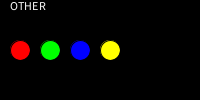
Frame 1 (no input)
Frame 60 (the mouse pressed at the canvas centre just before this capture): identical to frame 1, image omitted
Frame 120 (the mouse held since frame 60 and released just before this capture): identical to frame 1, image omitted

The Processing sketch that drew this single still picture (run headless with seeded random() and noise(); from frame 60 on, the mouse is pressed at the canvas centre):

// Processing sketch: Exercise1_colourDetect
// ── Exercise1_colourDetect.pde
//colour reporter
final int RED=0;  //constants :state why these are useful
final int GREEN=1;
final int BLUE=2;
final int YELLOW=3;
final int OTHER=4;

int testColour(color c) 
//highlight the return type (one of the constants), the parameter
{
  if (c==color(255,0,0))    //testing the colour
     return RED;      //returning the correct constant value
  else if (c==color(0,255,0))
    return GREEN;
  else if (c==color(0,0,255))
    return BLUE;
  else if (c==color(255,255,0))
    return YELLOW;
  else
    return OTHER;
}

void setup(){ 
  size(200,100);
}

void draw(){
  color pixel;  //variable of type color (R,G,B)
  
  background(0);
  fill(255,0,0);      //drawing 3 circles red,green & blue
  ellipse(20,50,20,20);
  fill(0,255,0);
  ellipse(50,50,20,20);
  fill(0,0,255);
  ellipse(80,50,20,20);
  fill(255,255,0);
  ellipse(110,50,20,20);
  pixel = get(mouseX,mouseY); //calling get function: takes x,y parameters, returns color
  if (testColour(pixel)==RED)  //calling our function testColour
  {
    fill(255,0,0);
    text("RED",10,10);    //writing text to the screen at 10,10
  }
  else if (testColour(pixel)==GREEN)
  {
    fill(0,255,0);
    text("GREEN",10,10);
  }
   else if (testColour(pixel)==BLUE)
   {
    fill(0,0,255);
    text("BLUE",10,10);
   }
   else if (testColour(pixel)==YELLOW)
   {
    fill(255,255,0);
    text("YELLOW",10,10);
   }
   else
   {
     fill(255);
     text("OTHER",10,10);
   }
}
